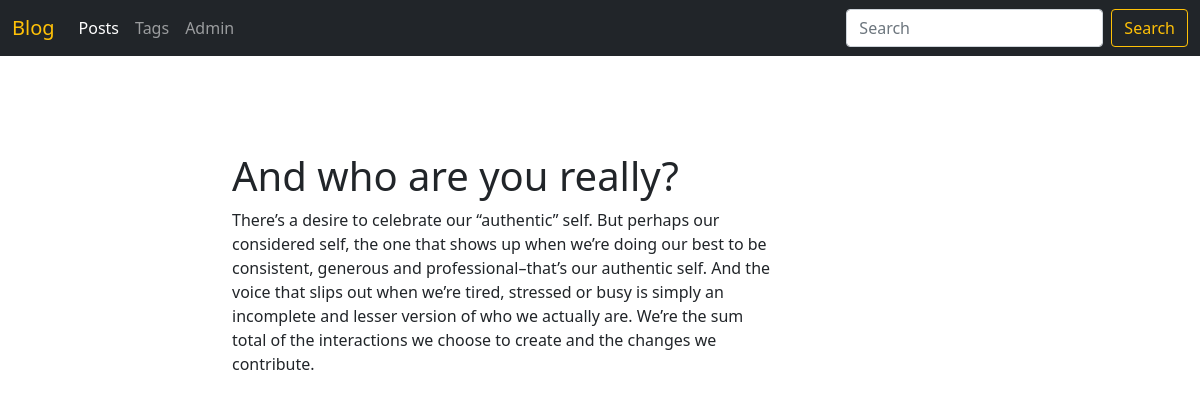
The page /blog/post/and-who-are-you-really/ on the database its author committed.
### blog/models.py (models this page shows, shortened)
class Post(models.Model):
    title = models.CharField(max_length=150, db_index=True)
    slug = models.SlugField(max_length=150, blank=True, unique=True)
    body = models.TextField(blank=True, db_index=True)
    date_pub = models.DateTimeField(auto_now_add=True)
    tags = models.ManyToManyField('tag', blank=True, related_name='posts')
    class Meta:
        ordering = ['-date_pub']

### blog/views.py (the view)
# urls.py: path('post/<str:slug>/', PostDetail.as_view(), name='post_detail'),
class PostDetail(ObjectDetailMixin, View):
    model = Post
    template = 'blog/post/post_detail.html'

### blog/utils.py (called while the page is built)
    def get(self, request, slug):
        obj = get_object_or_404(self.model, slug__iexact=slug)
        return render(request, self.template, {self.model.__name__.lower(): obj, 'admin_object': obj, 'detail': True})

### blog/templates/blog/post/post_detail.html (shortened to what this page needs)
{% extends 'blog/base_blog.html' %}
{% block content %}
    <h1 class="mt-5">{{ post.title }}</h1>
    <p>{{ post.body }}</p>
{% endblock %}

### rows shown on the page
Post: title "And who are you really?", body "There’s a desire to celebrate our “authentic” self. But perhaps our considered self, the one that shows up when we’re doing our best to be consistent, generous and professional–that’s our authentic self. And the voice that slips out when we’re tired, stressed or busy is simply an incomplete and lesser version of who we actually are. We’re the sum total of the interactions we choose to create and the changes we contribute."
